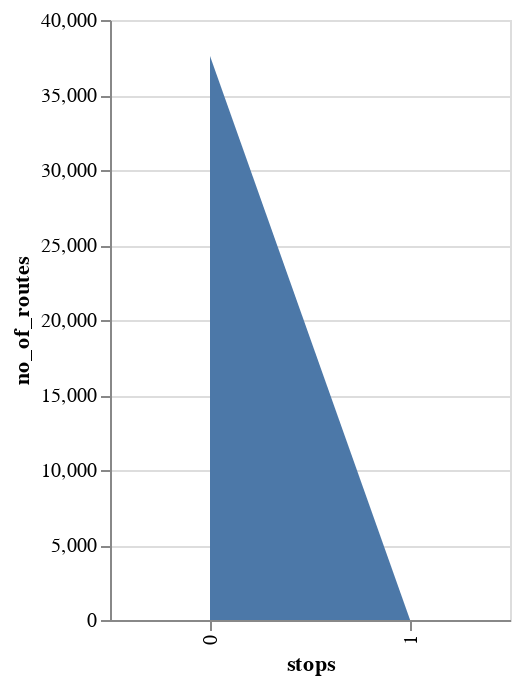

The cell this chart's notebook holds for it:
### Code cell
# visualizing no of routes and no of stops
alt.Chart(stops).mark_area().encode(
alt.Y(field='no_of_routes',type='quantitative'),
alt.X(field='stops',type='nominal'),
tooltip = ('stops','no_of_routes')
).properties(width=200)

### Figure 1 — Vega-Lite specification as saved in the notebook (floating-point values rounded to 4 significant figures)
{"config": {"view": {"continuousWidth": 300, "continuousHeight": 300}}, "data": {"name": "data-b81b55ced2dce8607db070db12e86412"}, "mark": {"type": "area"}, "encoding": {"tooltip": [{"field": "stops", "type": "quantitative"}, {"field": "no_of_routes", "type": "quantitative"}], "x": {"field": "stops", "type": "nominal"}, "y": {"field": "no_of_routes", "type": "quantitative"}}, "width": 200, "$schema": "https://vega.github.io/schema/vega-lite/v5.8.0.json", "datasets": {"data-b81b55ced2dce8607db070db12e86412": [{"stops": 0.0, "no_of_routes": 37595}, {"stops": 1.0, "no_of_routes": 11}]}}
